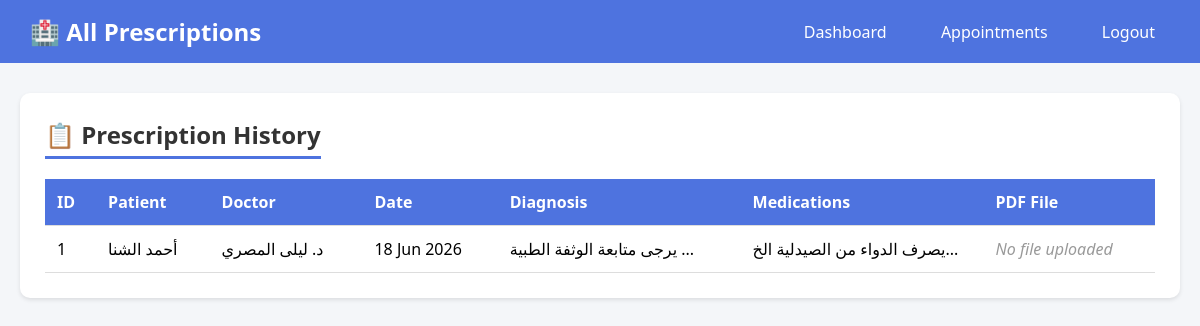
Page /prescriptions.php (signed in) on the committed database.
### tables this page shows
CREATE TABLE `prescriptions` (
  `id` int(10) UNSIGNED NOT NULL,
  `appointment_id` int(10) UNSIGNED NOT NULL,
  `diagnosis` text NOT NULL,
  `medications` text NOT NULL,
  `notes` text DEFAULT NULL,
  `file_path` varchar(255) DEFAULT NULL,
  `created_at` timestamp NOT NULL DEFAULT current_timestamp()
);

CREATE TABLE `users` (
  `id` int(10) UNSIGNED NOT NULL,
  `name` varchar(120) NOT NULL,
  `email` varchar(180) NOT NULL,
  `password` varchar(255) NOT NULL,
  `role` enum('admin','doctor','patient') NOT NULL DEFAULT 'patient',
  `phone` varchar(20) DEFAULT NULL,
  `avatar` varchar(255) DEFAULT NULL,
  `is_active` tinyint(1) NOT NULL DEFAULT 1,
  `created_at` timestamp NOT NULL DEFAULT current_timestamp()
);

CREATE TABLE `appointments` (
  `id` int(10) UNSIGNED NOT NULL,
  `patient_id` int(10) UNSIGNED NOT NULL,
  `doctor_id` int(10) UNSIGNED NOT NULL,
  `appt_date` date NOT NULL,
  `appt_time` time NOT NULL,
  `status` enum('pending','confirmed','completed','cancelled') NOT NULL DEFAULT 'pending',
  `reason` varchar(255) DEFAULT NULL,
  `doctor_notes` text DEFAULT NULL,
  `created_at` timestamp NOT NULL DEFAULT current_timestamp()
);

### prescriptions.php (the view, shortened to what this page needs)
<?php
$host = 'localhost';
$user = 'root';
$pass = '';
$db = 'clinicdesk_db';
$conn = new mysqli($host, $user, $pass, $db);
$user_id = $_SESSION['user_id'];
$role = $_SESSION['user_role'];
if ($role == 'patient') {
    $stmt = $conn->prepare("
        SELECT p.*, a.appt_date, u.name as doctor_name, s.name as specialization
        FROM prescriptions p
        JOIN appointments a ON p.appointment_id = a.id
        JOIN doctors d ON a.doctor_id = d.id
        JOIN users u ON d.user_id = u.id
        JOIN specializations s ON d.specialization_id = s.id
        WHERE a.patient_id = ?
        ORDER BY a.appt_date DESC
    ");
    $stmt->bind_param("i", $user_id);
    $stmt->execute();
    $prescriptions = $stmt->get_result();
} elseif ($role == 'admin') {
    $prescriptions = $conn->query("
        SELECT p.*, a.appt_date, pat.name as patient_name, u.name as doctor_name
        FROM prescriptions p
        JOIN appointments a ON p.appointment_id = a.id
        JOIN users pat ON a.patient_id = pat.id
        JOIN doctors d ON a.doctor_id = d.id
        JOIN users u ON d.user_id = u.id
        ORDER BY a.appt_date DESC
    ");
} else {
    header("Location: appointments.php");
    exit;
}
?>
<!DOCTYPE html>
<html>
<head>
</head>
<body>
    <div class="header">
        <h1>🏥 <?= $role == 'admin' ? 'All' : 'My' ?> Prescriptions</h1>
        <div class="nav-links">
            <a href="index.php?page=dashboard">Dashboard</a>
            <a href="appointments.php">Appointments</a>
            <a href="index.php?page=logout">Logout</a>
        </div>
    </div>
    <div class="container">
        <div class="card">
            <h2>📋 Prescription History</h2>
            <?php if ($prescriptions->num_rows == 0): ?>
                <p style="text-align: center; padding: 40px; color: #666;">
                    📭 No prescriptions found yet.
                </p>
            <?php else: ?>
                <table>
                    <thead>
                        <tr>
                            <th>ID</th>
                            <?php if ($role == 'admin'): ?>
                                <th>Patient</th>
                                <th>Doctor</th>
                            <?php else: ?>
                                <th>Doctor</th>
                                <th>Specialization</th>
                            <?php endif; ?>
                            <th>Date</th>
                            <th>Diagnosis</th>
                            <th>Medications</th>
                            <th>PDF File</th>
                        </tr>
                    </thead>
                    <tbody>
                        <?php while($row = $prescriptions->fetch_assoc()): ?>
                        <tr>
                            <td><?= $row['id'] ?></td>
                            <?php if ($role == 'admin'): ?>
                                <td><?= htmlspecialchars($row['patient_name']) ?></td>
                                <td><?= htmlspecialchars($row['doctor_name']) ?></td>
                            <?php else: ?>
                                <td><?= htmlspecialchars($row['doctor_name']) ?></td>
                                <td><?= htmlspecialchars($row['specialization']) ?></td>
                            <?php endif; ?>
                            <td><?= date('d M Y', strtotime($row['appt_date'])) ?></td>
                            <td class="preview-text" title="<?= htmlspecialchars($row['diagnosis']) ?>">
                                <?= htmlspecialchars(substr($row['diagnosis'], 0, 50)) ?>...
                            </td>
                            <td class="preview-text" title="<?= htmlspecialchars($row['medications']) ?>">
                                <?= htmlspecialchars(substr($row['medications'], 0, 50)) ?>...
                            </td>
                            <td>
                                <?php if ($row['file_path']): ?>
                                    <a href="download_prescription.php?id=<?= $row['appointment_id'] ?>" class="btn-download">
                                        📄 Download PDF
                                    </a>
                                <?php else: ?>
                                    <span class="no-file">No file uploaded</span>
                                <?php endif; ?>
                            </td>
                        </tr>
                        <?php endwhile; ?>
                    </tbody>
                </table>
            <?php endif; ?>
        </div>
    </div>
</body>
</html>

### prescriptions.php (style rules this page uses)
* { margin: 0; padding: 0; box-sizing: border-box; }
body { font-family: 'Segoe UI', Tahoma, Geneva, Verdana, sans-serif; background: #f4f6f9; }
.header { background: #4e73df; color: white; padding: 15px 30px; display: flex; justify-content: space-between; align-items: center; flex-wrap: wrap; }
.header h1 { font-size: 24px; }
.nav-links a { color: white; text-decoration: none; margin-left: 20px; padding: 8px 15px; border-radius: 5px; }
.container { max-width: 1300px; margin: 30px auto; padding: 0 20px; }
.card { background: white; border-radius: 10px; padding: 25px; box-shadow: 0 2px 4px rgba(0,0,0,0.1); }
.card h2 { margin-bottom: 20px; color: #333; border-bottom: 3px solid #4e73df; display: inline-block; padding-bottom: 5px; }
table { width: 100%; border-collapse: collapse; }
th, td { padding: 12px; text-align: left; border-bottom: 1px solid #ddd; }
th { background: #4e73df; color: white; }
.no-file { color: #999; font-style: italic; }
.preview-text { max-width: 200px; white-space: nowrap; overflow: hidden; text-overflow: ellipsis; }

### rows in the picture
prescriptions: id "1", users.name "أحمد الشنا", users.name "د. ليلى المصري", appointment.appt_date "18 Jun 2026", diagnosis "يرجى متابعة الوثفة الطبية", medications "يصرف الدواء من الصيدلية الخ", shows "No file uploaded"
